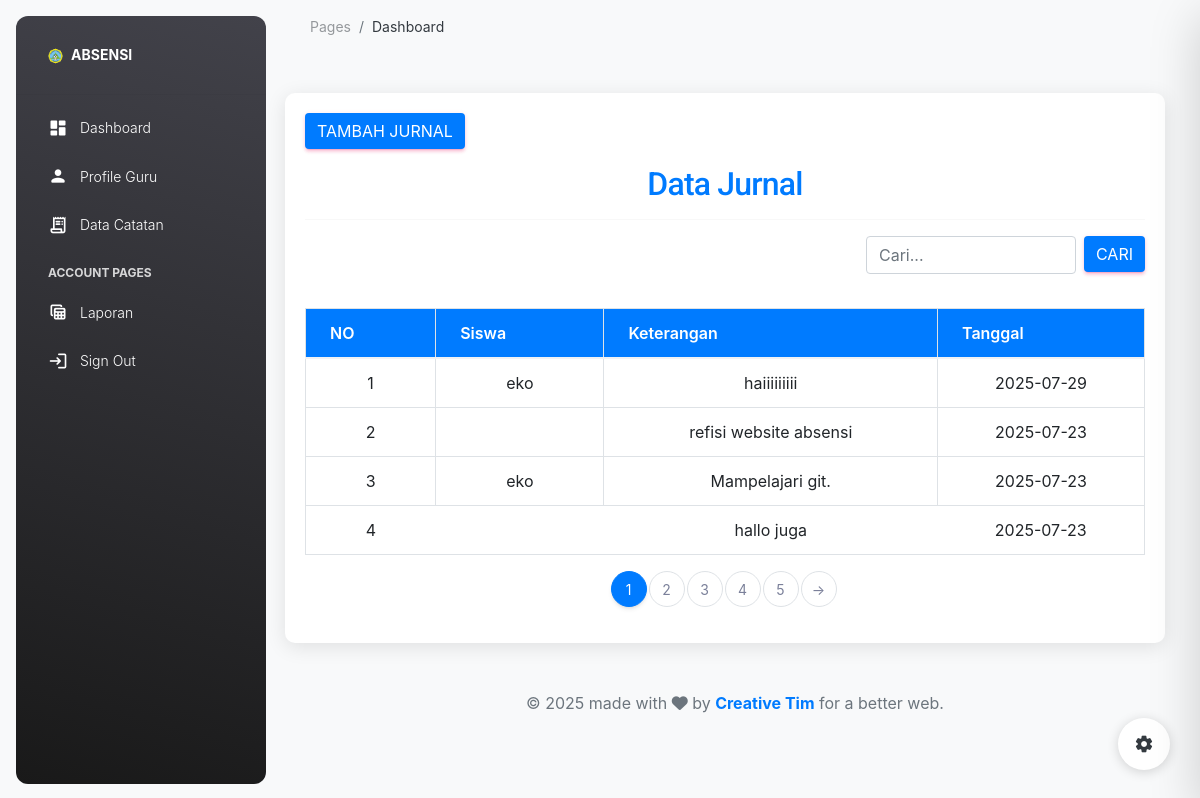
Screenshot of /index.php?page=jurnal (signed in) with the database file from the repository.
### tables this page shows
CREATE TABLE `jurnal` (
  `id_jurnal` int(11) NOT NULL,
  `tanggal` date NOT NULL,
  `keterangan` text NOT NULL,
  `id_siswa` int(11) NOT NULL
);

CREATE TABLE `siswa` (
  `id_siswa` int(11) NOT NULL,
  `nis` varchar(15) NOT NULL,
  `nisn` varchar(15) NOT NULL,
  `nama_siswa` varchar(50) NOT NULL,
  `no_wa` varchar(20) NOT NULL,
  `kelas` varchar(10) NOT NULL,
  `pro_keahlian` varchar(50) NOT NULL,
  `TL` text NOT NULL,
  `TTGL` date NOT NULL,
  `id_sekolah` int(11) NOT NULL,
  `id_perusahaan` int(11) NOT NULL,
  `tanggal_mulai` date NOT NULL,
  `tanggal_selesai` date NOT NULL,
  `id_pembimbing` int(11) NOT NULL,
  `id_guru` int(11) NOT NULL,
  `username` varchar(20) NOT NULL,
  `password` varchar(20) NOT NULL
);

### pages/jurnal/jurnal.php (the view, shortened to what this page needs)
<?php
include('koneksi.php');
$search = isset($_GET['search']) ? mysqli_real_escape_string($coneksi, $_GET['search']) : '';
$limit = 4;
$page = isset($_GET['halaman']) ? (int)$_GET['halaman'] : 1;
$start = ($page - 1) * $limit;
$totalQuery = "
    SELECT COUNT(*) as total
    FROM jurnal
    LEFT JOIN siswa ON jurnal.id_siswa = siswa.id_siswa
";
$totalResult = mysqli_query($coneksi, $totalQuery);
$totalData = mysqli_fetch_assoc($totalResult)['total'];
$totalPages = ceil($totalData / $limit);
$query = "
    SELECT jurnal.*, siswa.nama_siswa
    FROM jurnal
    LEFT JOIN siswa ON jurnal.id_siswa = siswa.id_siswa
";
$query .= " ORDER BY jurnal.id_jurnal DESC LIMIT $start, $limit";
$result = mysqli_query($coneksi, $query);
?>
<!DOCTYPE html>
<html lang="id">
<head>
    <link rel="stylesheet" href="https://stackpath.bootstrapcdn.com/bootstrap/4.5.2/css/bootstrap.min.css" />
</head>
<body>
    <div class="main-container container-custom">
        <a href="index.php?page=tambahjurnal" class="btn btn-primary">Tambah Jurnal</a>
        <h2 class="text-center">Data Jurnal</h2>
        <hr>
        <form method="GET" class="search-bar" action="index.php">
            <input type="text" name="search" class="form-control w-25" placeholder="Cari..." value="<?php echo htmlspecialchars($search); ?>" />
            <button type="submit" class="btn btn-primary ml-2">Cari</button>
        </form>
        <table class="table table-bordered table-hover">
            <thead>
                <tr>
                    <th>NO</th>
                    <th>Siswa</th>
                    <th>Keterangan</th>
                    <th>Tanggal</th>
                </tr>
            </thead>
            <tbody>
                <?php
                $no = $start + 1;
                if (mysqli_num_rows($result) > 0) {
                    while ($row = mysqli_fetch_assoc($result)) {
                        echo '<tr style="text-align:center; cursor:pointer;" onclick="window.location=\'index.php?page=editjurnal&id_jurnal=' . $row['id_jurnal'] . '\'">';
                        echo '<td>' . $no++ . '</td>';
                        echo '<td>' . htmlspecialchars($row['nama_siswa'] ?? '') . '</td>';
                        echo '<td>' . htmlspecialchars($row['keterangan']) . '</td>';
                        echo '<td>' . htmlspecialchars($row['tanggal']) . '</td>';
                        echo '</tr>';
                    }
                } else {
                    echo '<tr><td colspan="4" class="text-center">Tidak ada data</td></tr>';
                }
                ?>
            </tbody>
        </table>
        <nav>
            <ul class="pagination justify-content-center">
                <?php for ($i = 1; $i <= $totalPages; $i++): ?>
                    <li class="page-item <?= ($i == $page) ? 'active' : '' ?>">
                        <a class="page-link" href="?page=jurnal&search=<?= urlencode($search) ?>&halaman=<?= $i ?>"><?= $i ?></a>
                    </li>
                <?php endfor; ?>
                <?php if ($page < $totalPages): ?>
                    <li class="page-item">
                        <a class="page-link" href="?page=jurnal&search=<?= urlencode($search) ?>&halaman=<?= $page + 1 ?>">-></a>
                    </li>
                <?php endif; ?>
            </ul>
        </nav>
    </div>
</body>
</html>

### pages/jurnal/jurnal.php (style rules this page uses)
body { padding-left: 270px; transition: padding-left 0.3s; background-color: #f8f9fa; }
.main-container { margin-top: 20px; margin-right: 20px; margin-left: 0; width: auto; max-width: none; }
.container-custom { background-color: #ffffff; border-radius: 10px; padding: 20px; box-shadow: 0 4px 20px rgba(0, 0, 0, 0.1); }
h2 { color: #007bff; }
.table thead th { background-color: #007bff; color: white; }
.search-bar { margin-bottom: 20px; display: flex; justify-content: flex-end; }

### rows the page displays
jurnal: id_siswa.nama_siswa "eko", keterangan "haiiiiiiiii", tanggal "2025-07-29"
jurnal: keterangan "refisi website absensi", tanggal "2025-07-23"
jurnal: id_siswa.nama_siswa "eko", keterangan "Mampelajari git.", tanggal "2025-07-23"
jurnal: keterangan "hallo juga", tanggal "2025-07-23"
